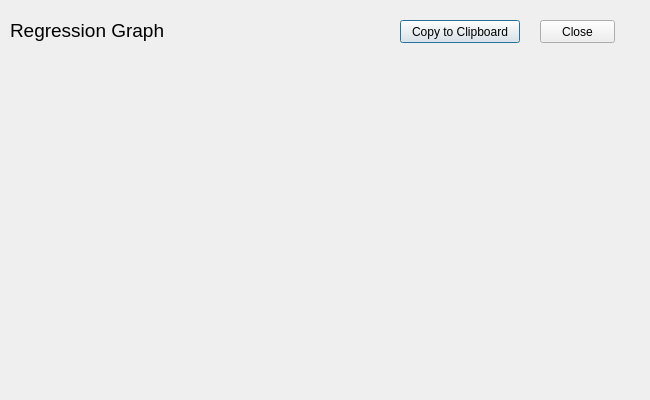
<?xml version="1.0" encoding="UTF-8"?>
<ui version="4.0">
 <class>Dialog</class>
 <widget class="QDialog" name="Dialog">
  <property name="geometry">
   <rect>
    <x>0</x>
    <y>0</y>
    <width>650</width>
    <height>400</height>
   </rect>
  </property>
  <property name="windowTitle">
   <string>Regression Graph</string>
  </property>
  <widget class="QLabel" name="label">
   <property name="geometry">
    <rect>
     <x>0</x>
     <y>0</y>
     <width>650</width>
     <height>75</height>
    </rect>
   </property>
   <property name="text">
    <string/>
   </property>
   <property name="pixmap">
    <pixmap>LightGray.png</pixmap>
   </property>
  </widget>
  <widget class="QLabel" name="label_2">
   <property name="geometry">
    <rect>
     <x>0</x>
     <y>75</y>
     <width>650</width>
     <height>325</height>
    </rect>
   </property>
   <property name="text">
    <string/>
   </property>
   <property name="pixmap">
    <pixmap>DarkGray.png</pixmap>
   </property>
  </widget>
  <widget class="QLabel" name="label_3">
   <property name="geometry">
    <rect>
     <x>10</x>
     <y>10</y>
     <width>160</width>
     <height>40</height>
    </rect>
   </property>
   <property name="palette">
    <palette>
     <active>
      <colorrole role="WindowText">
       <brush brushstyle="SolidPattern">
        <color alpha="255">
         <red>0</red>
         <green>0</green>
         <blue>0</blue>
        </color>
       </brush>
      </colorrole>
     </active>
     <inactive>
      <colorrole role="WindowText">
       <brush brushstyle="SolidPattern">
        <color alpha="255">
         <red>0</red>
         <green>0</green>
         <blue>0</blue>
        </color>
       </brush>
      </colorrole>
     </inactive>
     <disabled>
      <colorrole role="WindowText">
       <brush brushstyle="SolidPattern">
        <color alpha="255">
         <red>120</red>
         <green>120</green>
         <blue>120</blue>
        </color>
       </brush>
      </colorrole>
     </disabled>
    </palette>
   </property>
   <property name="font">
    <font>
     <pointsize>14</pointsize>
    </font>
   </property>
   <property name="text">
    <string>Regression Graph</string>
   </property>
  </widget>
  <widget class="QPushButton" name="copytoClipboardButton">
   <property name="geometry">
    <rect>
     <x>400</x>
     <y>20</y>
     <width>120</width>
     <height>23</height>
    </rect>
   </property>
   <property name="text">
    <string>Copy to Clipboard</string>
   </property>
  </widget>
  <widget class="QPushButton" name="CloseButton">
   <property name="geometry">
    <rect>
     <x>540</x>
     <y>20</y>
     <width>75</width>
     <height>23</height>
    </rect>
   </property>
   <property name="text">
    <string>Close</string>
   </property>
  </widget>
 </widget>
 <resources/>
 <connections/>
</ui>
